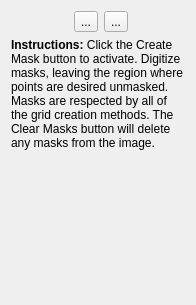
              <widget class="QWidget" name="MaskingPage">
               <property name="geometry">
                <rect>
                 <x>0</x>
                 <y>0</y>
                 <width>196</width>
                 <height>305</height>
                </rect>
               </property>
               <attribute name="icon">
                <iconset>
                 <normaloff>icons/draw-polygon-solid.svg</normaloff>icons/draw-polygon-solid.svg</iconset>
               </attribute>
               <attribute name="label">
                <string>Masking</string>
               </attribute>
               <layout class="QGridLayout" name="gridLayout_11">
                <item row="0" column="0">
                 <layout class="QFormLayout" name="formLayout_4">
                  <property name="labelAlignment">
                   <set>Qt::AlignCenter</set>
                  </property>
                  <property name="formAlignment">
                   <set>Qt::AlignCenter</set>
                  </property>
                  <item row="0" column="0">
                   <widget class="QToolButton" name="toolbuttonCreateMask">
                    <property name="toolTip">
                     <string>Create a mask polygon</string>
                    </property>
                    <property name="text">
                     <string>...</string>
                    </property>
                    <property name="icon">
                     <iconset>
                      <normaloff>icons/draw-polygon-solid.svg</normaloff>icons/draw-polygon-solid.svg</iconset>
                    </property>
                    <property name="iconSize">
                     <size>
                      <width>26</width>
                      <height>26</height>
                     </size>
                    </property>
                    <property name="checkable">
                     <bool>true</bool>
                    </property>
                   </widget>
                  </item>
                  <item row="0" column="1">
                   <widget class="QToolButton" name="toolbuttonClearMask">
                    <property name="toolTip">
                     <string>Clear all masks and points</string>
                    </property>
                    <property name="text">
                     <string>...</string>
                    </property>
                    <property name="icon">
                     <iconset>
                      <normaloff>icons/clear-draw-polygon-solid.svg</normaloff>icons/clear-draw-polygon-solid.svg</iconset>
                    </property>
                    <property name="iconSize">
                     <size>
                      <width>26</width>
                      <height>26</height>
                     </size>
                    </property>
                   </widget>
                  </item>
                 </layout>
                </item>
                <item row="1" column="0">
                 <widget class="QLabel" name="labelMaskInstructions">
                  <property name="text">
                   <string>&lt;html&gt;&lt;head/&gt;&lt;body&gt;&lt;p&gt;&lt;span style=&quot; font-weight:700;&quot;&gt;Instructions:&lt;/span&gt; Click the Create Mask button to activate. Digitize masks, leaving the region where points are desired unmasked. Masks are respected by all of the grid creation methods. The Clear Masks button will delete any masks from the image. &lt;/p&gt;&lt;/body&gt;&lt;/html&gt;</string>
                  </property>
                  <property name="textFormat">
                   <enum>Qt::RichText</enum>
                  </property>
                  <property name="wordWrap">
                   <bool>true</bool>
                  </property>
                 </widget>
                </item>
                <item row="2" column="0">
                 <spacer name="verticalSpacer_6">
                  <property name="orientation">
                   <enum>Qt::Vertical</enum>
                  </property>
                  <property name="sizeHint" stdset="0">
                   <size>
                    <width>20</width>
                    <height>40</height>
                   </size>
                  </property>
                 </spacer>
                </item>
               </layout>
              </widget>
